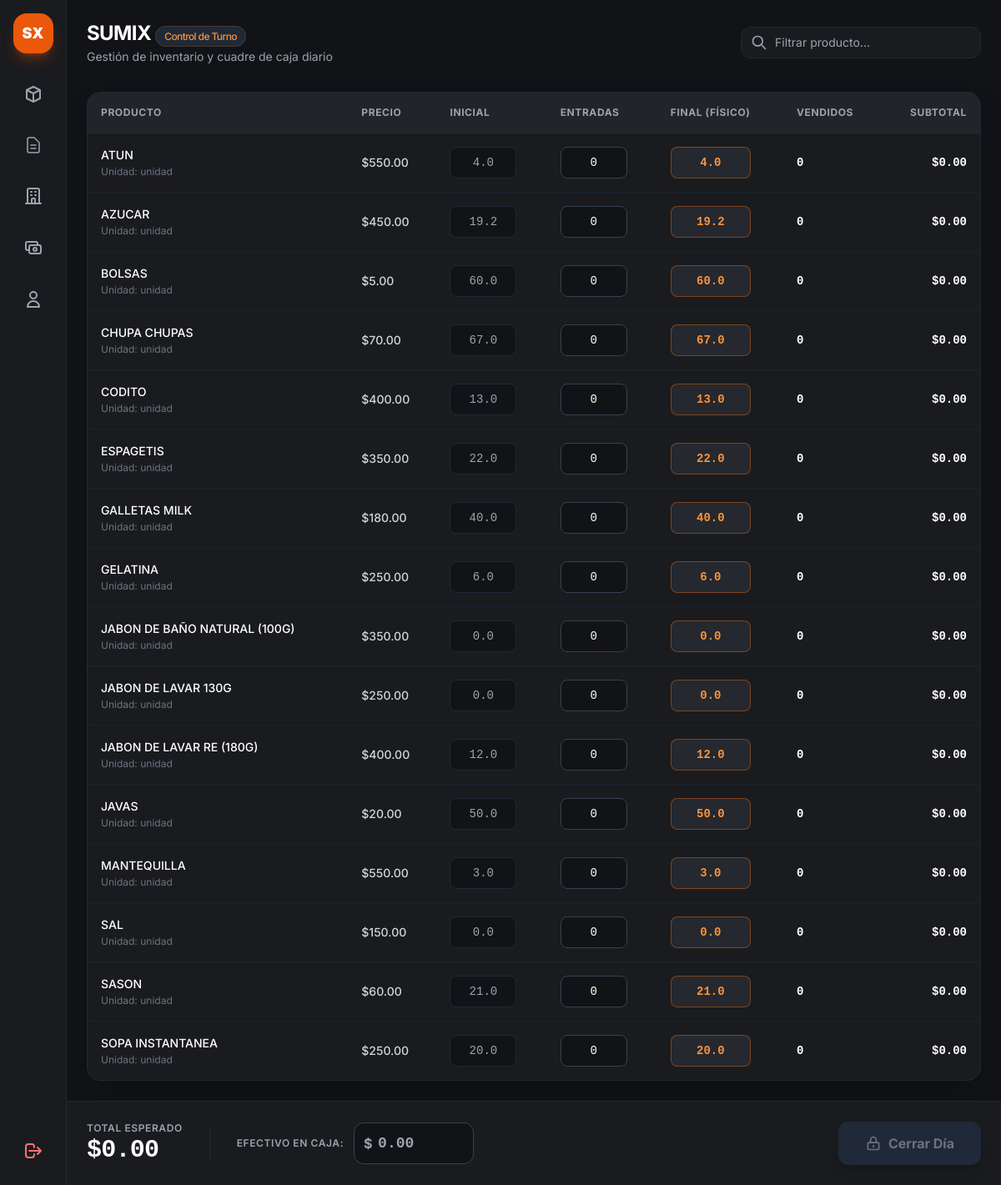
Screenshot of /cierre (signed in) with the database file from the repository.
### app.py (models this page shows, shortened)
class Producto(db.Model):
    __tablename__ = 'productos'
    id = db.Column(db.Integer, primary_key=True)
    codigo = db.Column(db.String(50), nullable=True)
    nombre = db.Column(db.String(100), nullable=False)
    unidad_medida = db.Column(db.String(20), default='unidad')
    precio_costo = db.Column(db.Float, default=0.0)
    precio_venta = db.Column(db.Float, default=0.0)
    fecha_vencimiento = db.Column(db.Date, nullable=True)
    proveedor_id = db.Column(db.Integer, db.ForeignKey('proveedores.id'), nullable=True)
    proveedor = db.relationship('Proveedor', backref=db.backref('productos', lazy=True))
    estado_pago = db.Column(db.String(20), default="Pagado")
    monto_pendiente = db.Column(db.Float, default=0.0)
    fecha_creacion = db.Column(db.DateTime, default=datetime.utcnow)
    stocks = db.relationship('StockAlmacen', backref='producto', cascade="all, delete-orphan", lazy=True)
    @property
    def stock_venta(self):
        for s in self.stocks:
            if s.almacen and s.almacen.es_area_venta:
                return s.cantidad
        return 0.0

class Almacen(db.Model):
    __tablename__ = 'almacenes'
    id = db.Column(db.Integer, primary_key=True)
    nombre = db.Column(db.String(100), nullable=False, unique=True)
    ubicacion = db.Column(db.String(150), nullable=True)
    es_area_venta = db.Column(db.Boolean, default=False)
    stocks = db.relationship('StockAlmacen', backref='almacen', cascade="all, delete-orphan", lazy=True)

class StockAlmacen(db.Model):
    __tablename__ = 'stock_almacen'
    id = db.Column(db.Integer, primary_key=True)
    producto_id = db.Column(db.Integer, db.ForeignKey('productos.id'), nullable=False)
    almacen_id = db.Column(db.Integer, db.ForeignKey('almacenes.id'), nullable=False)
    cantidad = db.Column(db.Float, default=0.0)

### app.py (the view)
@app.route('/cierre')
def vista_cierre():
    if 'user' not in session:
        return redirect(url_for('login'))
    productos = Producto.query.order_by(
        case((Producto.stock_venta == 0, 1), else_=0),
        Producto.nombre.asc()
    ).all()
    return render_template('cierre.html', productos=productos)

### app.py (called while the page is built)
@app.context_processor
def inject_today():
    return {'hoy': date.today()}

### templates/cierre.html (shortened to what this page needs)
{% extends "base.html" %}
{% block content %}
<main class="flex-1 flex flex-col min-w-0 overflow-y-auto">
    <header class="p-6 pb-2 flex flex-col sm:flex-row sm:items-center justify-between gap-4">
        <div>
            <h1 class="text-2xl font-bold text-white tracking-tight">SUMIX <span
                    class="text-xs font-medium px-2.5 py-1 rounded-full bg-gray-800 text-orange-400 border border-orange-500/20">Control
                    de Turno</span></h1>
            <p class="text-sm text-gray-400 mt-0.5">Gestión de inventario y cuadre de caja diario</p>
        </div>
        <div class="relative w-full sm:w-72">
            <svg class="w-5 h-5 absolute left-3 top-1/2 -translate-y-1/2 text-gray-400" fill="none"
                stroke="currentColor" viewBox="0 0 24 24">
                <path stroke-linecap="round" stroke-linejoin="round" stroke-width="2"
                    d="M21 21l-6-6m2-5a7 7 0 11-14 0 7 7 0 0114 0z" />
            </svg>
            <input type="text" id="buscador" placeholder="Filtrar producto..." onkeyup="filtrarProductos()"
                class="w-full bg-[#1a1b1e] border border-gray-800 rounded-xl pl-10 pr-4 py-2 text-sm text-gray-200 focus:outline-none focus:border-orange-500/50 transition">
        </div>
    </header>
    <section class="p-6 flex-1">
        <div class="bg-[#1a1b1e] border border-gray-800 rounded-2xl overflow-hidden shadow-2xl">
            <div class="overflow-x-auto">
                <table class="w-full text-left border-collapse">
                    <thead>
                        <tr
                            class="border-b border-gray-800 text-xs font-semibold text-gray-400 uppercase tracking-wider bg-[#222429]">
                            <th class="p-4">Producto</th>
                            <th class="p-4">Precio</th>
                            <th class="p-4">Inicial</th>
                            <th class="p-4">Entradas</th>
                            <th class="p-4">Final (Físico)</th>
                            <th class="p-4">Vendidos</th>
                            <th class="p-4 text-right">Subtotal</th>
                        </tr>
                    </thead>
                    <tbody class="divide-y divide-gray-800/60 text-sm" id="tabla-productos">
                        {% for p in productos %}
                        <tr class="fila-producto hover:bg-gray-800/30 transition-colors"
                            data-id="{{ p.id }}" data-precio="{{ p.precio_venta }}">
                            <td class="p-4 font-medium text-white nombre-prod">
                                {{ p.nombre }}
                                <span class="block text-xs text-gray-500 mt-0.5 font-normal">Unidad: {{ p.unidad_medida }}</span>
                            </td>
                            <td class="p-4 font-medium text-gray-300">${{ "%.2f"|format(p.precio_venta) }}</td>
                            <td class="p-4">
                                <input type="number" step="any"
                                    class="stock-inicial w-20 bg-[#121316] border border-gray-800 rounded-lg p-2 text-gray-400 text-center font-mono"
                                    value="{{ p.stock_venta }}" readonly>
                            </td>
                            <td class="p-4">
                                <input type="number" step="any" min="0"
                                    class="entradas w-20 bg-[#121316] border border-gray-700 rounded-lg p-2 text-white text-center font-mono focus:border-orange-500 focus:outline-none"
                                    value="0" oninput="calcular()">
                            </td>
                            <td class="p-4">
                                <input type="number" step="any" min="0"
                                    class="stock-final w-24 bg-[#25282e] border border-orange-500/40 text-orange-400 font-bold rounded-lg p-2 text-center font-mono focus:border-orange-500 focus:outline-none focus:ring-1 focus:ring-orange-500"
                                    value="{{ p.stock_venta }}" oninput="calcular()">
                            </td>
                            <td class="p-4 font-bold text-white font-mono vendidos">0</td>
                            <td class="p-4 font-bold text-right text-white font-mono subtotal">$0.00</td>
                        </tr>
                        {% endfor %}
                    </tbody>
                </table>
            </div>
        </div>
    </section>
    <footer
        class="p-6 bg-[#1a1b1e] border-t border-gray-800 flex flex-col md:flex-row items-center justify-between gap-6 shrink-0">
        <div class="flex items-center gap-8 w-full md:w-auto justify-between md:justify-start">
            <div>
                <span class="text-xs uppercase font-semibold text-gray-400 tracking-wider block">Total Esperado</span>
                <span id="total-esperado"
                    class="text-3xl font-extrabold text-white font-mono tracking-tight">$0.00</span>
            </div>
            <div class="flex items-center gap-3">
                <label for="dinero-caja"
                    class="text-xs uppercase font-semibold text-gray-400 tracking-wider block">Efectivo en Caja:</label>
                <div class="relative">
                    <span class="absolute left-3 top-1/2 -translate-y-1/2 text-gray-400 font-bold">$</span>
                    <input type="number" id="dinero-caja" step="any"
                        class="w-36 bg-[#121316] border border-gray-700 rounded-xl pl-7 pr-3 py-2.5 text-lg font-bold text-white font-mono focus:border-orange-500 focus:outline-none"
                        placeholder="0.00" oninput="calcular()">
                </div>
            </div>
        </div>
        <button id="btn-cierre" disabled onclick="enviarCierre()"
            class="w-full md:w-auto px-8 py-3.5 bg-gray-800 text-gray-500 font-bold rounded-xl cursor-not-allowed transition-all duration-200 flex items-center justify-center gap-2 shadow-lg">
            <svg class="w-5 h-5" fill="none" stroke="currentColor" viewBox="0 0 24 24">
                <path stroke-linecap="round" stroke-linejoin="round" stroke-width="2"
                    d="M12 15v2m-6 4h12a2 2 0 002-2v-6a2 2 0 00-2-2H6a2 2 0 00-2 2v6a2 2 0 002 2zm10-10V7a4 4 0 00-8 0v4h8z" />
            </svg>
            <span>Cerrar Día</span>
        </button>
    </footer>
</main>
{% endblock %}

### static/css/style.css (style rules this page uses)
body { font-family: 'Inter', sans-serif; }
input[type=number] { -moz-appearance: textfield; }

### rows the page displays
Producto: nombre "ATUN", unidad_medida "unidad", precio_venta "550.00", stock_venta "4.0"
Producto: nombre "AZUCAR", unidad_medida "unidad", precio_venta "450.00", stock_venta "19.2"
Producto: nombre "BOLSAS", unidad_medida "unidad", precio_venta "5.00", stock_venta "60.0"
Producto: nombre "CHUPA CHUPAS", unidad_medida "unidad", precio_venta "70.00", stock_venta "67.0"
Producto: nombre "CODITO", unidad_medida "unidad", precio_venta "400.00", stock_venta "13.0"
Producto: nombre "ESPAGETIS", unidad_medida "unidad", precio_venta "350.00", stock_venta "22.0"
Producto: nombre "GALLETAS MILK", unidad_medida "unidad", precio_venta "180.00", stock_venta "40.0"
Producto: nombre "GELATINA", unidad_medida "unidad", precio_venta "250.00", stock_venta "6.0"
Producto: nombre "JABON DE BAÑO NATURAL (100G)", unidad_medida "unidad", precio_venta "350.00", stock_venta "0.0"
Producto: nombre "JABON DE LAVAR 130G", unidad_medida "unidad", precio_venta "250.00", stock_venta "0.0"
Producto: nombre "JABON DE LAVAR RE (180G)", unidad_medida "unidad", precio_venta "400.00", stock_venta "12.0"
Producto: nombre "JAVAS", unidad_medida "unidad", precio_venta "20.00", stock_venta "50.0"
Producto: nombre "MANTEQUILLA", unidad_medida "unidad", precio_venta "550.00", stock_venta "3.0"
Producto: nombre "SAL", unidad_medida "unidad", precio_venta "150.00", stock_venta "0.0"
Producto: nombre "SASON", unidad_medida "unidad", precio_venta "60.00", stock_venta "21.0"
Producto: nombre "SOPA INSTANTANEA", unidad_medida "unidad", precio_venta "250.00", stock_venta "20.0"
